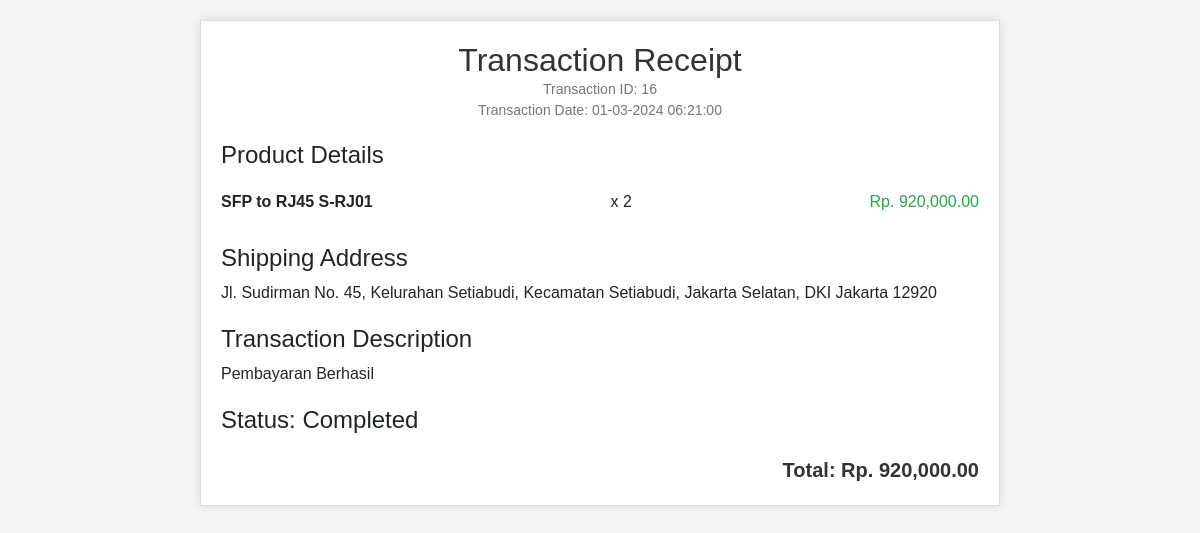
/cust/transaction_detail.php?transaction_id=16 (signed in), run on the app's committed database.
### tables this page shows
CREATE TABLE `transaction_detail` (
  `transaction_detail_id` int(11) NOT NULL,
  `transaction_id` int(11) NOT NULL,
  `product_id` int(11) NOT NULL,
  `quantity` int(11) NOT NULL,
  `total_price` decimal(10,2) NOT NULL,
  `status` enum('cancelled','pending','completed') NOT NULL DEFAULT 'pending',
  `payment_proof` varchar(255) NOT NULL,
  `transaction_description` varchar(255) DEFAULT 'sedang diproses'
);

CREATE TABLE `transaction` (
  `transaction_id` int(11) NOT NULL,
  `transaction_date` datetime DEFAULT current_timestamp(),
  `customer_id` int(11) DEFAULT NULL,
  `admin_id` int(11) DEFAULT NULL
);

CREATE TABLE `product` (
  `product_id` int(11) NOT NULL,
  `product_name` varchar(100) NOT NULL,
  `product_price` decimal(10,2) NOT NULL,
  `product_description` text DEFAULT NULL,
  `category_id` int(11) NOT NULL,
  `product_image` varchar(255) NOT NULL,
  `product_stock` int(11) NOT NULL
);

CREATE TABLE `customer` (
  `customer_id` int(11) NOT NULL,
  `first_name` varchar(100) NOT NULL,
  `last_name` varchar(100) NOT NULL,
  `email` varchar(100) NOT NULL,
  `phone_number` varchar(20) DEFAULT NULL,
  `customer_address` varchar(255) NOT NULL
);

### cust/transaction_detail.php (the view, shortened to what this page needs)
<?php
include 'config.php';
$customer_id = $_SESSION['customer_id'];
$transaction_id = $_GET['transaction_id'];
$queryTransactionDetail = "
    SELECT td.transaction_detail_id, td.quantity, td.total_price, td.status,
           p.product_name, p.product_price, p.product_description,
           c.category_name, cu.customer_address, t.transaction_date, t.transaction_id, td.transaction_description
    FROM transaction_detail td
    JOIN product p ON td.product_id = p.product_id
    JOIN category c ON p.category_id = c.category_id
    JOIN transaction t ON td.transaction_id = t.transaction_id
    JOIN customer cu ON t.customer_id = cu.customer_id
    WHERE td.transaction_id = '$transaction_id' AND cu.customer_id = '$customer_id'
";
$resultTransactionDetail = mysqli_query($conn, $queryTransactionDetail);
$transaction = mysqli_fetch_assoc($resultTransactionDetail);
$transaction_id = $transaction['transaction_id'];
$transaction_date = $transaction['transaction_date'];
$customer_address = $transaction['customer_address'];
$transaction_status = $transaction['status'];
$transaction_description = $transaction['transaction_description'];
$total_price = 0;
do {
    $total_price += $transaction['total_price'];
} while ($transaction = mysqli_fetch_assoc($resultTransactionDetail));
?>
<!DOCTYPE html>
<html lang="en">
<head>
    <link href="style.css" rel="stylesheet">
    <link href="https://cdn.jsdelivr.net/npm/bootstrap@5.3.0-alpha1/dist/css/bootstrap.min.css" rel="stylesheet">
</head>
<body>
<div class="receipt-container">
    <div class="receipt-header">
        <h2>Transaction Receipt</h2>
        <p>Transaction ID: <?php echo $transaction_id; ?></p>
        <p>Transaction Date: <?php echo date('d-m-Y H:i:s', strtotime($transaction_date)); ?></p>
    </div>
    <div class="receipt-detail">
        <h4>Product Details</h4>
        <?php
        mysqli_data_seek($resultTransactionDetail, 0);
        while ($transaction = mysqli_fetch_assoc($resultTransactionDetail)) { ?>
            <div class="product-item">
                <div class="product-name"><?php echo $transaction['product_name']; ?></div>
                <div class="product-quantity">x <?php echo $transaction['quantity']; ?></div>
                <div class="product-price">Rp. <?php echo number_format($transaction['total_price'], 2); ?></div>
            </div>
        <?php } ?>
    </div>
    <div class="address">
        <h4>Shipping Address</h4>
        <p><?php echo $customer_address; ?></p>
    </div>
    <div class="description">
        <h4>Transaction Description</h4>
        <p><?php echo $transaction_description; ?></p>
    </div>
    <div class="status">
        <h4>Status: <?php echo ucfirst($transaction_status); ?></h4>
    </div>
    <div class="total-price">
        Total: Rp. <?php echo number_format($total_price, 2); ?>
    </div>
</div>
</body>
</html>

### cust/style.css (style rules this page uses)
body { background-color: #f4f4f4; color: #333; }

### cust/transaction_detail.php (style rules this page uses)
body { font-family: Arial, sans-serif; background-color: #f4f4f4; padding: 20px; }
.receipt-container { background-color: white; border: 1px solid #ddd; padding: 20px; max-width: 800px; margin: 0 auto; box-shadow: 0 0 10px rgba(0, 0, 0, 0.1); }
.receipt-header { text-align: center; margin-bottom: 20px; }
.receipt-header h2 { margin: 0; color: #333; }
.receipt-header p { margin: 0; font-size: 14px; color: #777; }
.receipt-detail { margin-bottom: 20px; }
.receipt-detail h4 { margin-bottom: 10px; }
.product-item { display: flex; justify-content: space-between; border-bottom: 1px solid #eee; padding: 10px 0; }
.product-item:last-child { border-bottom: none; }
.product-name { font-weight: bold; }
.product-price { color: #28a745; }
.address { margin-bottom: 20px; }
.status { font-size: 18px; font-weight: bold; margin-bottom: 20px; }
.total-price { font-size: 20px; font-weight: bold; color: #333; text-align: right; }
.description { margin-bottom: 20px; }

### data on the page
transaction_detail: transaction.transaction_id "16", transaction.transaction_date "01-03-2024 06:21:00", product.product_name "SFP to RJ45 S-RJ01", quantity "2", total_price "920,000.00", customer.customer_address "Jl. Sudirman No. 45, Kelurahan Setiabudi, Kecamatan Setiabudi, Jakarta Selatan, DKI Jakarta 12920", transaction_description "Pembayaran Berhasil", status "Completed"

### other printed values
$total_price "920,000.00"
